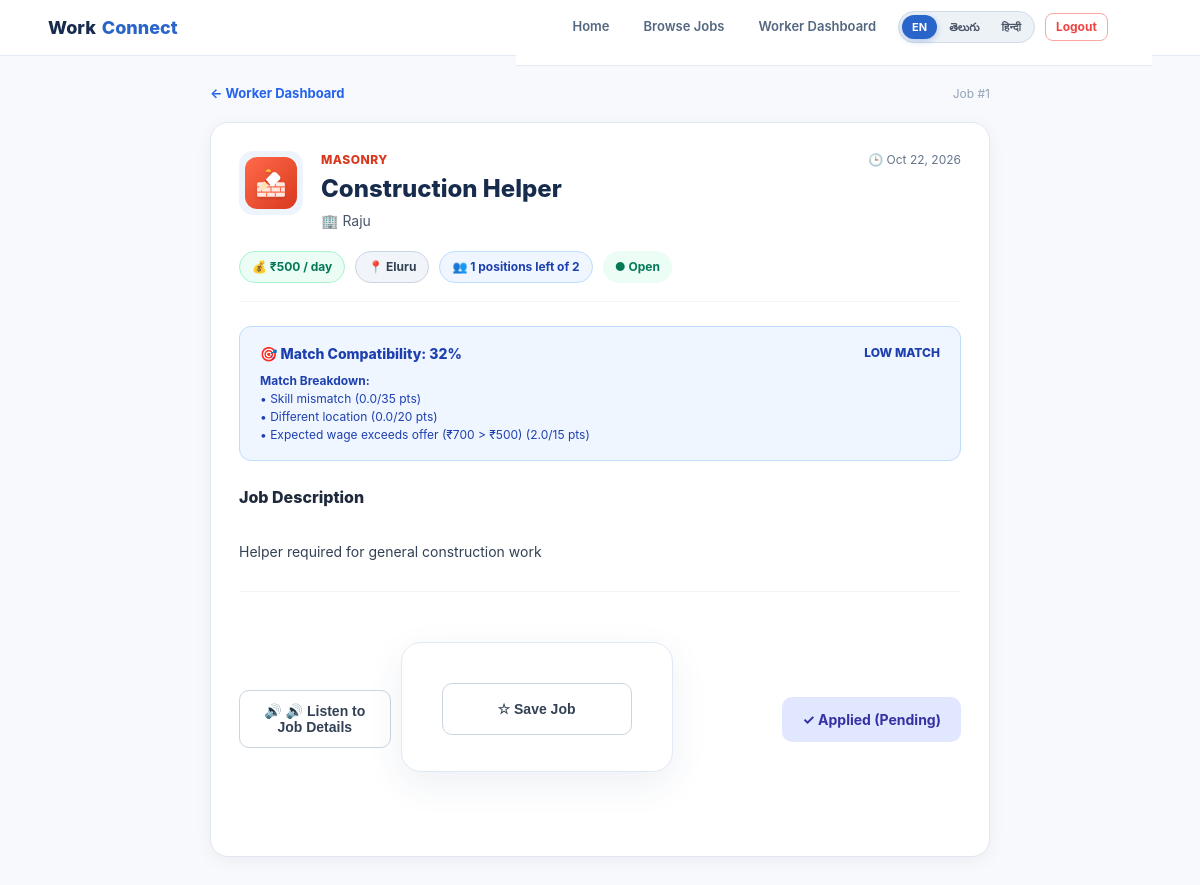
Page /jobs/1 (signed in) on the committed database.
### tables this page shows
CREATE TABLE jobs (
            id INTEGER PRIMARY KEY AUTOINCREMENT,
            employer_id INTEGER NOT NULL,
            title TEXT NOT NULL,
            skill_required TEXT NOT NULL,
            description TEXT NOT NULL,
            location TEXT NOT NULL,
            workers_needed INTEGER NOT NULL CHECK (workers_needed > 0),
            daily_wage INTEGER NOT NULL CHECK (daily_wage >= 0),
            status TEXT NOT NULL DEFAULT 'Open',
            created_at TEXT NOT NULL DEFAULT CURRENT_TIMESTAMP, positions_remaining INTEGER NOT NULL DEFAULT 1,
            FOREIGN KEY (employer_id) REFERENCES employers(id)
        );

CREATE TABLE employers (
            id INTEGER PRIMARY KEY AUTOINCREMENT,
            name TEXT NOT NULL,
            email TEXT NOT NULL UNIQUE,
            employer_type TEXT NOT NULL,
            location TEXT NOT NULL,
            created_at TEXT NOT NULL DEFAULT CURRENT_TIMESTAMP
        , password_hash TEXT, is_verified INTEGER NOT NULL DEFAULT 0);

CREATE TABLE applications (
            id INTEGER PRIMARY KEY AUTOINCREMENT,
            worker_id INTEGER NOT NULL,
            job_id INTEGER NOT NULL,
            status TEXT NOT NULL DEFAULT 'Pending',
            applied_at TEXT NOT NULL DEFAULT CURRENT_TIMESTAMP,
            FOREIGN KEY (worker_id) REFERENCES workers(id),
            FOREIGN KEY (job_id) REFERENCES jobs(id),
            UNIQUE (worker_id, job_id)
        );

### app.py (the view)
@app.route("/jobs/<int:job_id>")
def job_details(job_id):
    job = get_job_by_id(job_id)
    if job is None:
        flash("The requested job posting was not found.", "warning")
        return redirect(url_for("browse_jobs"))
    notif_id = request.args.get("notif_id")
    if notif_id and session.get("user_id") and session.get("role") == "worker":
        try:
            mark_notification_as_read(int(notif_id), "worker", session["user_id"])
        except Exception:
            pass
    trade_meta = get_trade_for_skill(job["skill_required"])
    job["trade_image"] = trade_meta["image"]
    job["trade_icon"] = trade_meta["icon"]
    job["trade_color"] = trade_meta["color"]
    job["posted_time_display"] = format_relative_time(job.get("created_at"))
    match_info = None
    has_applied = False
    application_status = None
    is_saved = False
    if session.get("user_id") and session.get("role") == "worker":
        worker = get_worker_by_id(session["user_id"])
        if worker:
            match_info = compute_match_score(worker, job, lang=session.get("lang", "en"))
            is_saved = is_job_saved_by_worker(worker["id"], job_id)
            with sqlite3.connect(DATABASE_NAME) as conn:
                app_row = conn.execute(
                    "SELECT status FROM applications WHERE worker_id = ? AND job_id = ?",
                    (worker["id"], job_id)
                ).fetchone()
                if app_row:
                    has_applied = True
                    application_status = app_row[0]
    return render_template(
        "job_details.html",
        job=job,
        match_info=match_info,
        has_applied=has_applied,
        application_status=application_status,
        is_saved=is_saved
    )

### templates/job_details.html (shortened to what this page needs)
<!DOCTYPE html>
<html lang="{{ active_lang }}">
<head>
    <link rel="stylesheet" href="{{ url_for('static', filename='css/style.css') }}">
</head>
<body style="background: #f7f9fd; margin: 0; font-family: -apple-system, BlinkMacSystemFont, 'Segoe UI', Roboto, Helvetica, Arial, sans-serif;">
    <header class="site-nav">
        <a href="{{ url_for('home') }}" class="site-brand">
            Work<span>Connect</span>
        </a>
        <nav class="site-links">
            <a href="{{ url_for('home') }}" class="site-link">{{ t('nav_home') }}</a>
            <a href="{{ url_for('browse_jobs') }}" class="site-link">{{ t('nav_browse_jobs') }}</a>
            {% if user_role == 'worker' %}
                <a href="{{ url_for('worker_dashboard') }}" class="site-link">{{ t('nav_worker_dashboard') }}</a>
            {% elif user_role == 'employer' %}
                <a href="{{ url_for('employer_dashboard') }}" class="site-link">{{ t('nav_employer_dashboard') }}</a>
            {% else %}
                <a href="{{ url_for('login') }}" class="site-link" style="color: #2864c9; font-weight: 700;">{{ t('nav_login') }}</a>
            {% endif %}
            <div class="lang-selector">
                <a href="{{ url_for('set_language', lang_code='en') }}" class="lang-btn {% if active_lang == 'en' %}active{% endif %}">EN</a>
                <a href="{{ url_for('set_language', lang_code='te') }}" class="lang-btn {% if active_lang == 'te' %}active{% endif %}">తెలుగు</a>
                <a href="{{ url_for('set_language', lang_code='hi') }}" class="lang-btn {% if active_lang == 'hi' %}active{% endif %}">हिन्दी</a>
            </div>
            {% if current_user %}
                <a href="{{ url_for('logout') }}" style="font-size: 12px; font-weight: 700; color: #ef4444; border: 1px solid #fca5a5; padding: 4px 10px; border-radius: 8px; text-decoration: none;">
                    {{ t('nav_logout') }}
                </a>
            {% endif %}
        </nav>
    </header>
    <main class="job-detail-container">
        <div style="margin-bottom: 18px; display: flex; justify-content: space-between; align-items: center;">
            <a href="{% if user_role == 'worker' %}{{ url_for('worker_dashboard') }}{% else %}{{ url_for('browse_jobs') }}{% endif %}" style="font-size: 13px; font-weight: 700; color: #2563eb; text-decoration: none;">
                ← {% if user_role == 'worker' %}{{ t('nav_worker_dashboard') }}{% else %}{{ t('nav_browse_jobs') }}{% endif %}
            </a>
            <span style="font-size: 12px; color: #94a3b8;">Job #{{ job.id }}</span>
        </div>
        <section class="job-detail-card">
            <div style="display: flex; gap: 18px; align-items: flex-start; margin-bottom: 20px;">
                <img src="{{ url_for('static', filename=job.trade_image) }}" alt="{{ job.skill_required }}" style="width: 64px; height: 64px; border-radius: 14px; object-fit: cover; background: #eef4fc; padding: 6px;">
                <div style="flex: 1;">
                    <div style="display: flex; justify-content: space-between; align-items: center; margin-bottom: 4px;">
                        <span style="font-size: 12px; font-weight: 800; color: {{ job.trade_color }}; text-transform: uppercase; letter-spacing: 0.5px;">
                            {{ job.skill_required }}
                        </span>
                        <span style="font-size: 12px; color: #64748b;">
                            🕒 {{ job.posted_time_display }}
                        </span>
                    </div>
                    <h1 style="font-size: 24px; font-weight: 850; color: #172b4d; margin: 0 0 6px 0; line-height: 1.3;">
                        {{ job.title }}
                    </h1>
                    <div style="font-size: 14px; color: #475569; display: flex; align-items: center; gap: 6px;">
                        <span>🏢 {{ job.employer_name }}</span>
                    </div>
                </div>
            </div>
            <div style="display: flex; gap: 10px; flex-wrap: wrap; margin-bottom: 24px; padding-bottom: 18px; border-bottom: 1px solid #f1f5f9;">
                <span class="badge-pill badge-wage">
                    💰 ₹{{ job.daily_wage }} / day
                </span>
                <span class="badge-pill badge-loc">
                    📍 {{ job.location }}
                </span>
                <span class="badge-pill badge-positions">
                    👥 {{ job.positions_remaining }} positions left of {{ job.workers_needed }}
                </span>
                <span class="badge-pill" style="{% if job.status == 'Open' %}background: #ecfdf5; color: #047857;{% else %}background: #fee2e2; color: #b91c1c;{% endif %}">
                    ● {{ job.status }}
                </span>
            </div>
            {% if match_info %}
                <div style="margin-bottom: 24px; padding: 16px 20px; border-radius: 12px;
                    {% if match_info['percentage'] >= 75 %}
                        background: #f0fdf4; border: 1px solid #bbf7d0; color: #166534;
                    {% else %}
                        background: #eff6ff; border: 1px solid #bfdbfe; color: #1e40af;
                    {% endif %}">
                    <div style="display: flex; justify-content: space-between; align-items: center; font-weight: 800; font-size: 14px; margin-bottom: 8px;">
                        <span>🎯 Match Compatibility: {{ match_info['percentage'] }}%</span>
                        <span style="font-size: 12px; text-transform: uppercase;">{{ match_info['level'] }}</span>
                    </div>
                    {% if match_info['breakdown'] %}
                        <div style="font-size: 12px; line-height: 1.5;">
                            <div><strong>Match Breakdown:</strong></div>
                            <div>• {{ match_info['breakdown']['skills']['desc'] }} ({{ match_info['breakdown']['skills']['score'] }}/35 pts)</div>
                            <div>• {{ match_info['breakdown']['location']['desc'] }} ({{ match_info['breakdown']['location']['score'] }}/20 pts)</div>
                            <div>• {{ match_info['breakdown']['wage']['desc'] }} ({{ match_info['breakdown']['wage']['score'] }}/15 pts)</div>
                        </div>
                    {% endif %}
                </div>
            {% endif %}
            <div style="margin-bottom: 28px;">
                <h3 style="font-size: 16px; font-weight: 800; color: #1e293b; margin: 0 0 10px 0;">Job Description</h3>
                <p style="font-size: 14px; color: #334155; line-height: 1.6; margin: 0; white-space: pre-line;">
                    {{ job.description }}
                </p>
            </div>
            <div style="display: flex; justify-content: space-between; align-items: center; flex-wrap: wrap; gap: 14px; padding-top: 18px; border-top: 1px solid #f1f5f9;">
                <div style="display: flex; gap: 10px; align-items: center;">
                    <button type="button" class="btn-action-secondary" onclick="speakJobDetails()">
                        🔊 {{ t('listen_job') }}
                    </button>
                    {% if user_role == 'worker' %}
                        <form method="POST" action="{% if is_saved %}{{ url_for('unsave_job_route', job_id=job.id) }}{% else %}{{ url_for('save_job_route', job_id=job.id) }}{% endif %}" style="display: inline;">
                            <button type="submit" class="btn-action-secondary">
                                {% if is_saved %}★ Saved{% else %}☆ Save Job{% endif %}
                            </button>
                        </form>
                    {% endif %}
                </div>
                <div style="display: flex; gap: 10px; align-items: center;">
                    {% if user_role == 'worker' %}
                        {% if has_applied %}
                            <span style="background: #e0e7ff; color: #3730a3; padding: 12px 20px; border-radius: 10px; font-size: 14px; font-weight: 750;">
                                ✓ Applied ({{ application_status }})
                            </span>
                        {% elif job.positions_remaining > 0 and job.status == 'Open' %}
                            <a href="{{ url_for('apply_job', job_id=job.id) }}" class="btn-action-primary">
                                ⚡ {{ t('apply_now') }}
                            </a>
                        {% else %}
                            <button class="btn-action-primary" disabled style="background: #cbd5e1; cursor: not-allowed;">
                                {{ t('job_filled') }}
                            </button>
                        {% endif %}
                    {% elif user_role == 'employer' %}
                        <a href="{{ url_for('employer_applications') }}" class="btn-action-primary">
                            👥 View Applications
                        </a>
                    {% else %}
                        <a href="{{ url_for('login', role='worker', next=request.url) }}" class="btn-action-primary">
                            Sign in to Apply
                        </a>
                    {% endif %}
                </div>
            </div>
        </section>
    </main>
</body>
</html>

### rows in the picture
jobs: id "1", skill_required "MASONRY", title "Construction Helper", daily_wage "500", location "Eluru", positions_remaining "1", workers_needed "2", status "Open", description "Helper required for general construction work"
employers: employer_name "Raju"
applications: status "Pending"

### other values in the picture
{{ t('nav_home') }} "Home"
{{ t('nav_browse_jobs') }} "Browse Jobs"
{{ t('nav_worker_dashboard') }} "Worker Dashboard"
{{ t('nav_logout') }} "Logout"
{{ job.posted_time_display }} "Oct 22, 2026"
{{ match_info['percentage'] }} "32"
{{ match_info['level'] }} "LOW MATCH"
{{ match_info['breakdown']['skills']['desc'] }} "Skill mismatch"
{{ match_info['breakdown']['skills']['score'] }} "0.0"
{{ match_info['breakdown']['location']['desc'] }} "Different location"
{{ match_info['breakdown']['location']['score'] }} "0.0"
{{ match_info['breakdown']['wage']['desc'] }} "Expected wage exceeds offer (₹700 > ₹500)"
{{ match_info['breakdown']['wage']['score'] }} "2.0"
{{ t('listen_job') }} "🔊 Listen to Job Details"
